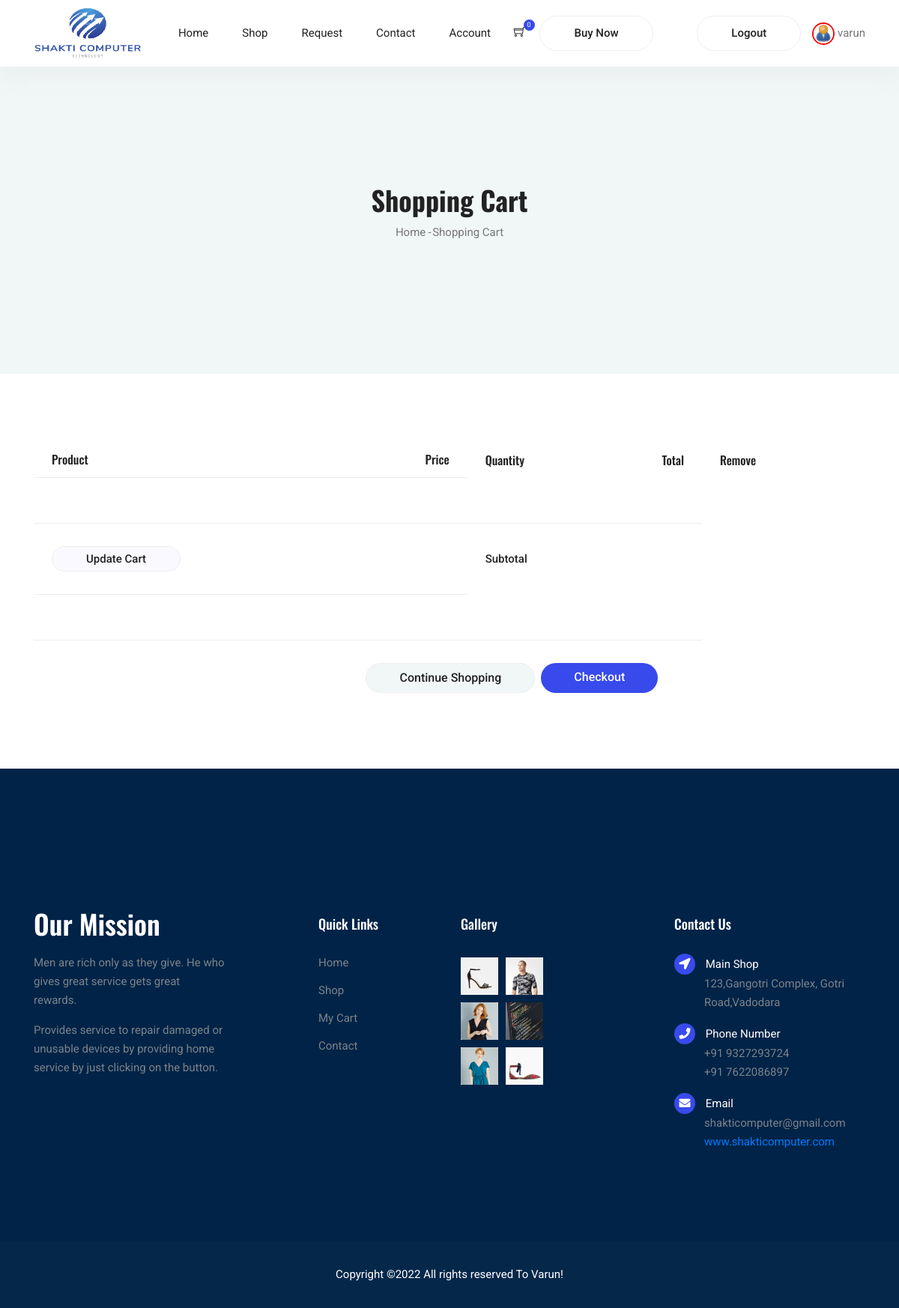
The page /customer/php/cart.php (signed in) on the database its author committed.
### tables this page shows
CREATE TABLE `customer` (
  `CustomerId` int(11) NOT NULL,
  `FirstName` varchar(50) DEFAULT NULL,
  `LastName` varchar(50) DEFAULT NULL,
  `Address` varchar(200) DEFAULT NULL,
  `Pincode` int(11) DEFAULT NULL,
  `Email` varchar(50) DEFAULT NULL,
  `Birthdate` text DEFAULT NULL,
  `Gender` varchar(5) DEFAULT NULL,
  `Phone` decimal(10,0) DEFAULT NULL,
  `Photo` mediumtext DEFAULT NULL,
  `Username` varchar(50) DEFAULT NULL,
  `Password` varchar(50) DEFAULT NULL,
  `st` tinytext DEFAULT NULL
);

### customer/php/header-login.php (the view, shortened to what this page needs)
<?php
include('dbconnection.php');
$id=$_SESSION['user'];
?>
  <link rel="stylesheet" href="../vendors/bootstrap/bootstrap.min.css">
  <link rel="stylesheet" href="../vendors/fontawesome/css/all.min.css">
	<link rel="stylesheet" href="../vendors/themify-icons/themify-icons.css">
  <link rel="stylesheet" href="../vendors/nice-select/nice-select.css">
  <link rel="stylesheet" href="../vendors/owl-carousel/owl.theme.default.min.css">
  <link rel="stylesheet" href="../vendors/owl-carousel/owl.carousel.min.css">
  <link rel="stylesheet" href="../css/style.css">
  <header class="header_area">
    <div class="main_menu">
      <nav class="navbar navbar-expand-lg navbar-light">
        <div class="container">
          <a class="navbar-brand logo_h" href="index.php"><img  src="../img/logo.png" style="height:70px;width:150px;"alt=""></a>
          <div class="collapse navbar-collapse offset" id="navbarSupportedContent">
            <ul class="nav navbar-nav menu_nav ml-auto mr-auto">
              <li class="nav-item "><a class="nav-link" href="index-login.php">Home</a></li>
              <li class="nav-item submenu dropdown">
                <a href="shop.php" class="nav-link">Shop</a>
							</li>
              <li class="nav-item submenu dropdown">
                <a href="#" class="nav-link dropdown-toggle" data-toggle="dropdown" role="button" aria-haspopup="true"
                  aria-expanded="false">Request</a>
							</li>
              <li class="nav-item"><a class="nav-link" href="contact.php">Contact</a></li>
            <li class="nav-item submenu dropdown">
                <a href="#" class="nav-link dropdown-toggle" data-toggle="dropdown" role="button" aria-haspopup="true"
                  aria-expanded="false">Account</a>
							</li>
              </ul>&nbsp;
            <ul class="nav-shop">
              <li class="nav-item"><button><a href="cart.php"><i class="ti-shopping-cart"></i></a><span class="nav-shop__circle">
               <?php
                $sql="select * from cart";
                $result=mysqli_query($con,$sql);
                $num=mysqli_num_rows($result);
                echo $num;
               ?>
              </span></button> </li>
              <li class="nav-item"><a class="button button-header" href="checkout.php">Buy Now</a></li>
              <li class="nav-item"><a class="button button-header" href="logout.php">Logout</a></li>
            </ul>
            <?php
                $sql="select * from customer where CustomerId='$id';";
                $result=mysqli_query($con,$sql);
                $line=mysqli_fetch_array($result);
                $photo=$line['Photo'];
                $name=strtolower($photo);
                echo "<img hieght=\"20px\"  style=\"border-radius: 70%; border:2px solid red;\"   width=\"30px\" src=\"$name\"/>&nbsp;";
                echo $line['FirstName'];
            ?>
          </div>
        </div>
      </nav>
    </div>
  </header>

### customer/css/style.css (style rules this page uses)
ul { list-style-type:none;margin:0;padding:0 }
button { cursor:pointer }
a { display:inline-block }
.header_area { position:relative;width:100%;z-index:9999;transition:background 0.4s, all 0.3s linear;box-shadow:0px 10px 27px 3px rgba(221,221,221,0.3) }
.header_area .navbar { background:transparent;padding:0px;border:0px;border-radius:0px }
.header_area .navbar .nav .nav-item { margin-right:45px }
.header_area .navbar .nav .nav-item .nav-link { text-transform:capitalize;color:#222;display:inline-block }
@media (min-width: 991px) { .header_area .navbar .nav .nav-item .nav-link { padding:32px 0px } }
.header_area .navbar .nav .nav-item .nav-link:after { display:none }
.header_area .navbar .nav .nav-item.submenu { position:relative }
.header_area .navbar .nav .nav-item:last-child { margin-right:0px }
.nav-shop li { display:inline-block;margin-right:15px }
.nav-shop li i,.nav-shop li span { font-size:16px;color:#222 }
.nav-shop li button { padding:0;border:0;background:transparent;position:relative }
.nav-shop li button .nav-shop__circle { font-size:9px;display:inline-block;background:#384aeb;color:#fff;padding:0px 5px;border-radius:50%;position:absolute;top:-8px;right:-12px }
.nav-shop li:last-child { margin-left:40px }
.button { display:inline-block;border:1px solid #384aeb;border-radius:30px;color:#222;font-weight:500;padding:12px 50px;background:#384aeb;color:#fff;transition:all .4s ease }
.button-header { padding:10px 45px;background:transparent;color:#222;border-color:#EEEEEE }

### rows shown on the page
customer: Photo (picture), FirstName "varun"

### other values the page prints
$num "0"
